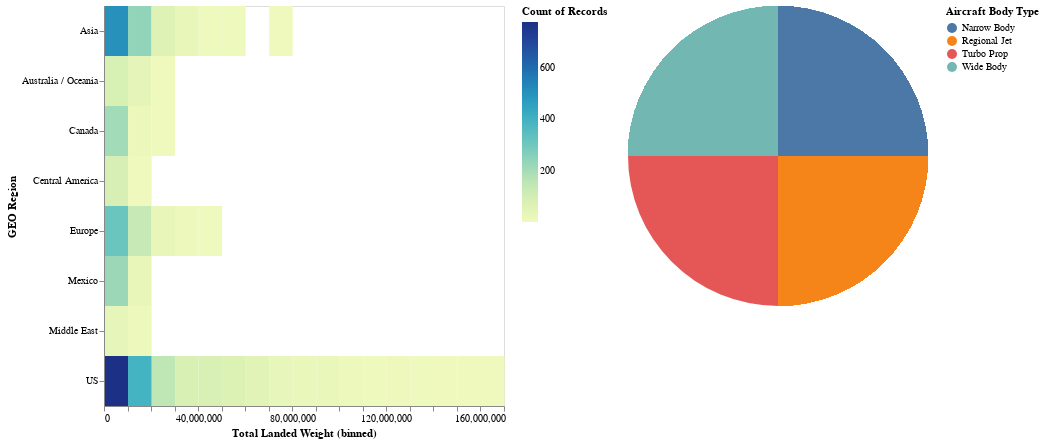

Write notebook code for a chart like this one.
### Code cell
brush = alt.selection_interval(encodings=['x','y'])

rect_alt = alt.Chart(landing_sample).mark_rect().encode(
    alt.X("Total Landed Weight:Q",bin=alt.Bin(maxbins=30)),
    alt.Y("GEO Region:O"),
    alt.Color("count()")
).properties(
    height=400
).add_selection(
    brush
)

pie_alt = alt.Chart(landing_sample).mark_arc().encode(
    theta=alt.Theta(field="Aircraft Body Type", type="nominal"),
    color=alt.Color(field="Aircraft Body Type", type="nominal"),
).transform_filter(
    brush
)

dashboard = rect_alt.properties(width=400) | pie_alt.properties(width=300)
dashboard

### Figure 1 — Vega-Lite specification as saved in the notebook (floating-point values rounded to 4 significant figures; data arrays with more than 128 entries replaced by an {"elided": "..."} marker saying what was removed)
{"config": {"view": {"continuousWidth": 400, "continuousHeight": 300}}, "hconcat": [{"mark": "rect", "encoding": {"color": {"aggregate": "count", "type": "quantitative"}, "x": {"bin": {"maxbins": 30}, "field": "Total Landed Weight", "type": "quantitative"}, "y": {"field": "GEO Region", "type": "ordinal"}}, "height": 400, "selection": {"selector001": {"type": "interval", "encodings": ["x", "y"]}}, "width": 400}, {"mark": "arc", "encoding": {"color": {"field": "Aircraft Body Type", "type": "nominal"}, "theta": {"field": "Aircraft Body Type", "type": "nominal"}}, "transform": [{"filter": {"selection": "selector001"}}], "width": 300}], "data": {"name": "data-9bf4e658dd26ee216bdf9ca25cf2836f"}, "$schema": "https://vega.github.io/schema/vega-lite/v4.17.0.json", "datasets": {"data-9bf4e658dd26ee216bdf9ca25cf2836f": {"elided": "3791 records"}}}
